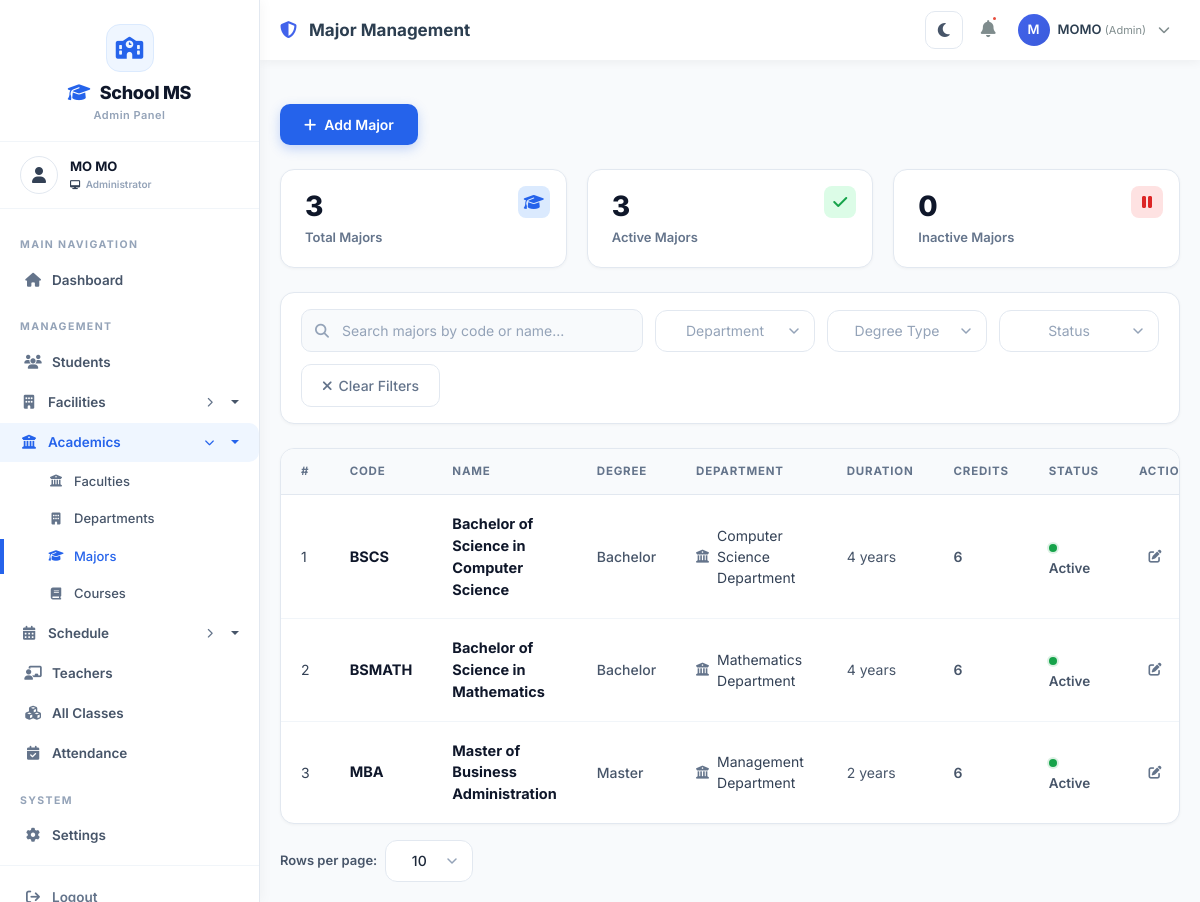
The page /courses/majors/ (signed in) on the database its author committed.
### accounts/models.py (models this page shows, shortened)
class User(AbstractUser):
    ROLE_CHOICES = [
        ('admin', 'Admin'),
        ('teacher', 'Teacher'),
        ('student', 'Student'),
    ]
    role = models.CharField(max_length=50, choices=ROLE_CHOICES, default='student')
    is_active = models.BooleanField(default=True)
    phone = models.CharField(max_length=15, blank=True, null=True)
    address = models.TextField(blank=True, null=True)
    profile_picture = models.ImageField(upload_to='profile_pics/', blank=True, null=True)
    date_joined = models.DateTimeField(auto_now_add=True)

### courses/models.py (models this page shows, shortened)
class Major(models.Model):
    DEGREE_TYPES = [
        ('bachelor', 'Bachelor'),
        ('master', 'Master'),
        ('phd', 'PhD'),
        ('diploma', 'Diploma'),
        ('certificate', 'Certificate'),
    ]
    name = models.CharField(max_length=200)
    code = models.CharField(max_length=20, unique=True)
    degree_type = models.CharField(max_length=20, choices=DEGREE_TYPES, default='bachelor')
    description = models.TextField(blank=True, null=True)
    department = models.ForeignKey(Department, on_delete=models.CASCADE, related_name='majors')
    duration = models.IntegerField(help_text="Duration in years")
    total_credits = models.IntegerField(help_text="Total credits required to graduate")
    is_active = models.BooleanField(default=True)
    created_at = models.DateTimeField(auto_now_add=True)
    updated_at = models.DateTimeField(auto_now=True)
    class Meta:
        ordering = ['name']

class Department(models.Model):
    name = models.CharField(max_length=200)
    code = models.CharField(max_length=20, unique=True)
    description = models.TextField(blank=True, null=True)
    faculty = models.ForeignKey(Faculty, on_delete=models.CASCADE, related_name='departments')
    head = models.ForeignKey(Teacher, on_delete=models.SET_NULL, null=True, blank=True, related_name='departments')
    is_active = models.BooleanField(default=True)
    created_at = models.DateTimeField(auto_now_add=True)
    updated_at = models.DateTimeField(auto_now=True)
    class Meta:
        ordering = ['name']

### courses/views.py (the view, shortened to what this page needs)
# urls.py: path('majors/', views.major_list, name='major_list'),
@login_required
@admin_required
def major_list(request):
    majors = Major.objects.all()
    form = MajorSearchForm(request.GET or None)
    per_page = request.GET.get('per_page', '10')
    try:
        per_page = int(per_page)
    except (TypeError, ValueError):
        per_page = 10
    if per_page not in (5, 10, 20):
        per_page = 10
    paginator = Paginator(majors, per_page)
    page = request.GET.get('page')
    majors_page = paginator.get_page(page)
    context = {
        'majors': majors_page,
        'per_page': per_page,
        'form': form,
        'departments': Department.objects.filter(is_active=True).order_by('name'),
        'total': Major.objects.count(),
        'active': Major.objects.filter(is_active=True).count(),
        'inactive': Major.objects.filter(is_active=False).count(),
    }
    return render(request, 'Backend/admin/major/major_list.html', context)

### templates/Backend/admin/major/major_list.html (shortened to what this page needs)
{% extends 'Backend/layouts/admin_layout.html' %}
{% load static %}
{% block page_title %}Major Management{% endblock %}
{% block content %}
<div class="page-header">
    <a href="{% url 'courses:major_add' %}" class="btn-add-class">
        <i class="fas fa-plus"></i> Add Major
    </a>
</div>
<div class="kpi-grid">
    <div class="kpi-card">
        <div class="kpi-badge blue">
            <i class="fas fa-graduation-cap"></i>
        </div>
        <div class="kpi-number" id="totalCount">{{ total|default:0 }}</div>
        <div class="kpi-label">Total Majors</div>
    </div>
    <div class="kpi-card">
        <div class="kpi-badge green">
            <i class="fas fa-check"></i>
        </div>
        <div class="kpi-number" id="activeCount">{{ active|default:0 }}</div>
        <div class="kpi-label">Active Majors</div>
    </div>
    <div class="kpi-card">
        <div class="kpi-badge red">
            <i class="fas fa-pause"></i>
        </div>
        <div class="kpi-number" id="inactiveCount">{{ inactive|default:0 }}</div>
        <div class="kpi-label">Inactive Majors</div>
    </div>
</div>
<div class="filter-bar">
    <div class="search-wrapper">
        <i class="fas fa-search"></i>
        <input type="text" class="search-input" id="searchInput" placeholder="Search majors by code or name...">
    </div>
    <button class="btn-clear" id="clearFiltersBtn">
        <i class="fas fa-times"></i> Clear Filters
    </button>
</div>
<div class="table-container">
    <div class="table-responsive">
        <table class="data-table">
            <thead>
                <tr>
                    <th style="width: 50px;">#</th>
                    <th>Code</th>
                    <th>Name</th>
                    <th>Degree</th>
                    <th>Department</th>
                    <th>Duration</th>
                    <th>Credits</th>
                    <th>Status</th>
                    <th style="width: 120px;">Actions</th>
                </tr>
            </thead>
            <tbody id="tableBody">
                {% for major in majors %}
                <tr class="major-row" data-code="{{ major.code|lower }}" data-name="{{ major.name|lower }}"
                    data-department="{{ major.department.id }}" data-degree="{{ major.degree_type }}"
                    data-status="{% if major.is_active %}active{% else %}inactive{% endif %}">
                    <td>{{ forloop.counter }}</td>
                    <td>
                        <span class="row-title">{{ major.code }}</span>
                    </td>
                    <td>
                        <span class="row-title">{{ major.name }}</span>
                    </td>
                    <td>
                        <span style="font-weight: 500; color: #475569;">{{ major.get_degree_type_display }}</span>
                    </td>
                    <td>
                        <span class="icon-text"><i class="fas fa-university"></i> {{ major.department.name }}</span>
                    </td>
                    <td>
                        <span style="color: #475569;">{{ major.duration }} years</span>
                    </td>
                    <td>
                        <span style="font-weight: 600; color: #475569;">{{ major.total_credits }}</span>
                    </td>
                    <td>
                        <span class="status-text">
                            <span class="status-dot {% if major.is_active %}active{% else %}inactive{% endif %}"></span>
                            {% if major.is_active %}Active{% else %}Inactive{% endif %}
                        </span>
                    </td>
                    <td>
                        <div class="action-icons">
                            <a href="{% url 'courses:major_edit' major.pk %}" class="action-icon edit" title="Edit" data-bs-toggle="tooltip">
                                <i class="fas fa-edit"></i>
                            </a>
                            <a href="{% url 'courses:major_toggle_status' major.pk %}" class="action-icon toggle" title="Toggle Status" data-bs-toggle="tooltip" onclick="return confirm('Are you sure?')">
                            </a>
                        </div>
                    </td>
                </tr>
                {% endfor %}
            </tbody>
        </table>
    </div>
</div>
<div class="per-page-selector">
    <label for="perPageSelect">Rows per page:</label>
</div>
{% endblock %}

### templates/Backend/layouts/admin_layout.html (shortened to what this page needs)
{% load static %}
<!DOCTYPE html>
<html lang="en">
<head>
    <link href="https://cdn.jsdelivr.net/npm/bootstrap@5.3.0/dist/css/bootstrap.min.css" rel="stylesheet">
    <link rel="stylesheet" href="https://cdnjs.cloudflare.com/ajax/libs/font-awesome/6.4.0/css/all.min.css">
    <link rel="stylesheet" href="{% static 'css/theme.css' %}?v=20260714e">
</head>
<body>
    <div class="sidebar" id="sidebar">
        <div class="sidebar-brand">
            <div class="brand-icon">
                <i class="fas fa-school"></i>
            </div>
            <h3><i class="fas fa-graduation-cap"></i> School MS</h3>
            <small>Admin Panel</small>
        </div>
        <div class="sidebar-user">
            <div class="avatar">
                <i class="fas fa-user"></i>
            </div>
            <div class="user-info">
                <div class="name">{{ user.get_full_name|default:user.username }}</div>
                <div class="role"><i class="fas fa-desktop"></i> Administrator</div>
            </div>
        </div>
        <div class="sidebar-menu-wrapper">
            <ul class="sidebar-menu">
                <li class="menu-header">MAIN NAVIGATION</li>
                <li>
                    <a href="{% url 'accounts:dashboard' %}"
                        class="menu-link {% if request.resolver_match.url_name == 'dashboard' %}active{% endif %}">
                        <i class="fas fa-home"></i> Dashboard
                    </a>
                </li>
                <li class="menu-header">MANAGEMENT</li>
                <li>
                    <a href="{% url 'students:student_list' %}"
                        class="menu-link {% if request.resolver_match.url_name == 'student_list' %}active{% endif %}">
                        <i class="fas fa-users"></i> Students
                    </a>
                </li>
                <li>
                    <button class="dropdown-toggle "
                        data-arrow-closed="fa-chevron-right" data-arrow-open="fa-chevron-down"
                        onclick="toggleDropdown(this)">
                        <i class="fas fa-building"></i> Facilities
                        <span class="arrow"><i class="fas fa-chevron-right arrow-icon"></i></span>
                    </button>
                </li>
                <li>
                    <button class="dropdown-toggle {% if request.resolver_match.url_name|slice:":8" == "faculty_" or request.resolver_match.url_name|slice:":11" == "department_" or request.resolver_match.url_name|slice:":6" == "major_" or request.resolver_match.url_name|slice:":7" == "course_" %}active{% endif %}"
                        data-arrow-closed="fa-chevron-right" data-arrow-open="fa-chevron-down"
                        onclick="toggleDropdown(this)">
                        <i class="fas fa-university"></i> Academics
                        <span class="arrow"><i class="fas fa-chevron-right arrow-icon"></i></span>
                    </button>
                    <ul class="dropdown-menu-custom {% if request.resolver_match.url_name|slice:":8" == "faculty_" or request.resolver_match.url_name|slice:":11" == "department_" or request.resolver_match.url_name|slice:":6" == "major_" or request.resolver_match.url_name|slice:":7" == "course_" %}show{% endif %}">
                        <li>
                            <a href="{% url 'courses:faculty_list' %}"
                                class="{% if request.resolver_match.url_name == 'faculty_list' %}active{% endif %}">
                                <i class="fas fa-university"></i> Faculties
                            </a>
                        </li>
                        <li>
                            <a href="{% url 'courses:department_list' %}"
                                class="{% if request.resolver_match.url_name == 'department_list' %}active{% endif %}">
                                <i class="fas fa-building"></i> Departments
                            </a>
                        </li>
                        <li>
                            <a href="{% url 'courses:major_list' %}"
                                class="{% if request.resolver_match.url_name == 'major_list' %}active{% endif %}">
                                <i class="fas fa-graduation-cap"></i> Majors
                            </a>
                        </li>
                        <li>
                            <a href="{% url 'courses:course_list' %}"
                                class="{% if request.resolver_match.url_name == 'course_list' %}active{% endif %}">
                                <i class="fas fa-book"></i> Courses
                            </a>
                        </li>
                    </ul>
                </li>
                <li>
                    <button class="dropdown-toggle {% if request.resolver_match.url_name|slice:":5" == "term_" or request.resolver_match.url_name|slice:":9" == "timeslot_" %}active{% endif %}"
                        data-arrow-closed="fa-chevron-right" data-arrow-open="fa-chevron-down"
                        onclick="toggleDropdown(this)">
                        <i class="fas fa-calendar-alt"></i> Schedule
                        <span class="arrow"><i class="fas fa-chevron-right arrow-icon"></i></span>
                    </button>
                </li>
                <li>
                    <a href="{% url 'teachers:teacher_list' %}"
                        class="menu-link {% if request.resolver_match.url_name|slice:":8" == "teacher_" %}active{% endif %}">
                        <i class="fas fa-chalkboard-teacher"></i> Teachers
                    </a>
                </li>
                <li>
                    <a href="{% url 'classes:class_list' %}"
                        class="menu-link {% if request.resolver_match.url_name == 'class_list' %}active{% endif %}">
                        <i class="fas fa-cubes"></i> All Classes
                    </a>
                </li>
                <li>
                    <a href="{% url 'attendance:admin_attendance_list' %}"
                        class="menu-link {% if request.resolver_match.url_name|slice:":10" == "attendance_" %}active{% endif %}">
                        <i class="fas fa-calendar-check"></i> Attendance
                    </a>
                </li>
                <li class="menu-header">SYSTEM</li>
                <li>
                    <a href="{% url 'accounts:settings' %}" class="menu-link {% if request.resolver_match.url_name == 'settings' %}active{% endif %}">
                        <i class="fas fa-gear"></i> Settings
                    </a>
                </li>
                <li class="logout-section">
                    <a href="{% url 'accounts:logout' %}" class="menu-link">
                        <i class="fas fa-arrow-right-from-bracket"></i> Logout
                    </a>
                </li>
            </ul>
        </div>
    </div>
    <div class="main-content" id="mainContent">
        <div class="top-nav">
            <div class="left-section">
                <h4 class="page-title">
                    <i class="fas fa-shield-alt me-2" style="color: #4263eb;"></i>
                    {% block page_title %}Admin Dashboard{% endblock %}
                </h4>
            </div>
            <div class="right-section">
                <button id="themeToggle" class="theme-toggle-btn" type="button" data-bs-toggle="tooltip" title="Toggle dark / light theme">
                    <i class="fas fa-moon"></i>
                </button>
                <button class="notification-btn" data-bs-toggle="tooltip" title="Notifications">
                    <i class="fas fa-bell"></i>
                    <span class="badge-dot"></span>
                </button>
                <div class="dropdown user-dropdown">
                    <a class="user-info-display" data-bs-toggle="dropdown" aria-expanded="false">
                        <div class="user-avatar">
                            {{ user.username|make_list|first|upper }}
                        </div>
                        <div class="user-name">
                            {{ user.username }}
                            <small>(Admin)</small>
                        </div>
                        <i class="fas fa-chevron-down ms-1" style="font-size: 12px; color: #7f8c8d;"></i>
                    </a>
                </div>
            </div>
        </div>
        <div class="content-area">
            {% block content %}{% endblock %}
        </div>
    </div>
</body>
</html>

### rows shown on the page
User: get_full_name "MO MO", username|make_list "M", username "MOMO"
Major: code "BSCS", name "Bachelor of Science in Computer Science", degree_type "Bachelor", department.name "Computer Science Department", duration "4", total_credits "6", is_active True (drawn)
Major: code "BSMATH", name "Bachelor of Science in Mathematics", degree_type "Bachelor", department.name "Mathematics Department", duration "4", total_credits "6", is_active True (drawn)
Major: code "MBA", name "Master of Business Administration", degree_type "Master", department.name "Management Department", duration "2", total_credits "6", is_active True (drawn)

### other values the page prints
{{ total|default:0 }} "3"
{{ active|default:0 }} "3"
{{ inactive|default:0 }} "0"
